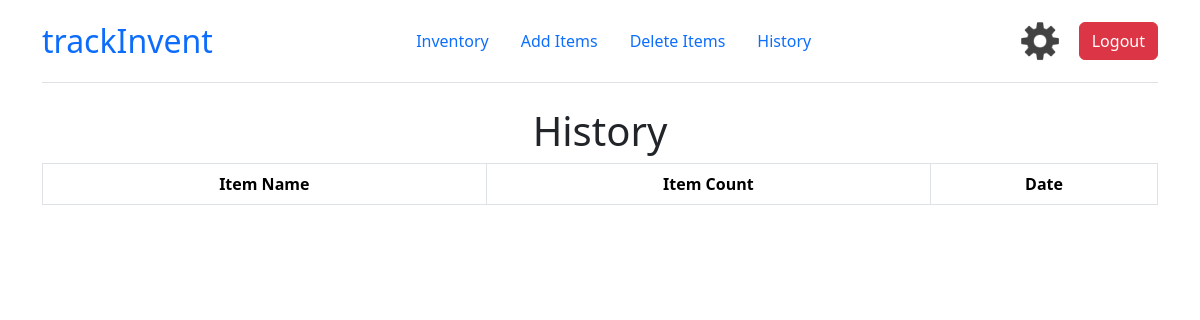
/history (signed in), run on an earlier commit of the app's database.
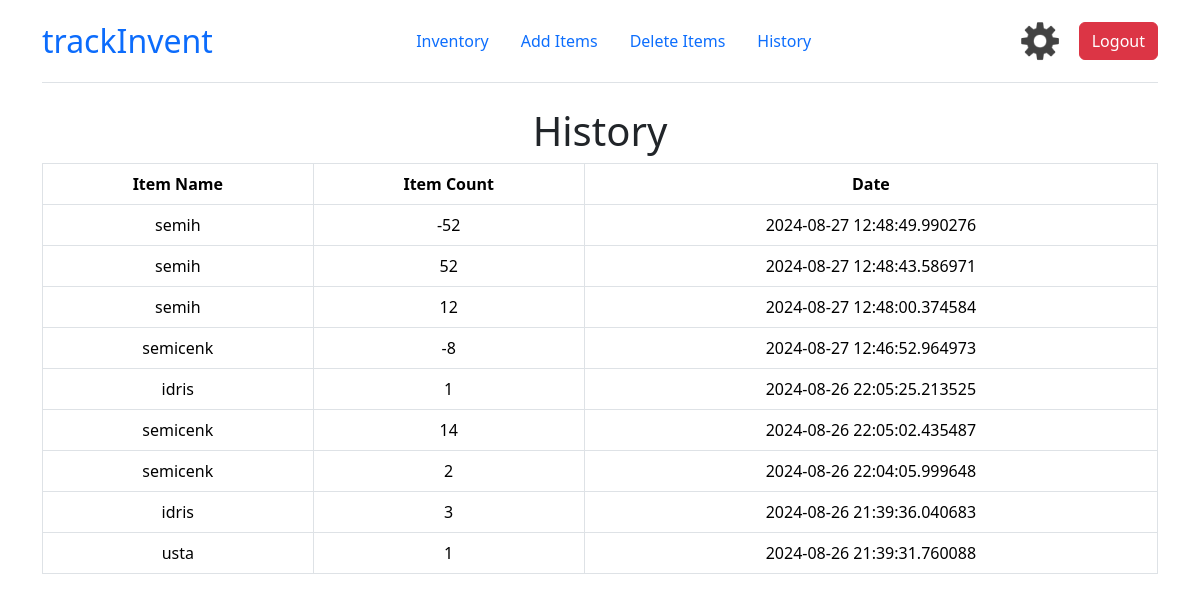
And on a later commit of the database.
### tables this page shows
CREATE TABLE logs(userid TEXT, item TEXT NOT NULL, count INTEGER NOT NULL, date TEXT NOT NULL, FOREIGN KEY(userid) REFERENCES userinformation(userid));

### app.py (the view)
@app.route("/history", methods=["GET"])
@login_required
def retrieveHistory():
    if request.method == "GET":
        try:
            with sqlite3.connect(db_path) as db:
                cursor = db.cursor()
        except sqlite3.Error as currentError:
            flash(f"Error while retrieving history from database { currentError } ", "danger")
            return render_template("history.html")
        print(session["id"])
        logs = sort_tuple(cursor.execute("SELECT * FROM logs WHERE userid = ?;", [session["id"]]).fetchall(), 3)
        print(logs)
        return render_template("history.html", logs=logs, itemsTableVisible = False, historyTableVisible = True)

### app.py (called while the page is built)
def sort_tuple(tup, keyIndex):
    if (tup != None):
        tup.sort(reverse = True, key = lambda x: x[keyIndex])
        return tup
    return None

### helpers.py (called while the page is built)
def login_required(f):
    @wraps(f)
    def decorated_function(*args, **kwargs):
        if session.get("id") is None:
            return redirect(url_for('login', next=request.url))
        return f(*args, **kwargs)
    return decorated_function

### templates/history.html (shortened to what this page needs)
{% extends "layout.html" %}
{% block header %}
    <form action="/history">
            <div id="container">
                <h1 style="text-align: center">History</h1>
            </div>
    </form>
{% endblock %}

### templates/layout.html (shortened to what this page needs)
<!DOCTYPE html>
<html lang="en">
<body style="background-color: #FFFFFF;">
    <link href="https://cdn.jsdelivr.net/npm/bootstrap@5.3.3/dist/css/bootstrap.min.css" rel="stylesheet">
    <div class="container">
        <header class="d-flex flex-wrap justify-content-center align-items-center justify-content-md-between py-3 mb-4 border-bottom">
            <a class="d-flex align-items-center mb-3 mb-md-0 link-body-emphasis text-decoration-none">
                <span class="fs-2" style="color: #0c6cfc;">trackInvent</span>
            </a>
            <ul class="nav col-12 col-md-auto mb-2 justify-content-center mb-md-0">
                <li class="nav-item">
                    <a class="nav-link" href="/">Inventory</a>
                </li>
                <li class="nav-item">
                    <a class="nav-link" href="/additem">Add Items</a>
                </li>
                <li class="nav-item">
                    <a class="nav-link" href="/deleteitem">Delete Items</a>
                </li>
                <li class="nav-item">
                    <a class="nav-link" href="/history">History</a>
                </li>
            </ul>
            <div class="text-end">
                <a class="nav-lnk" href="/settings"><img src="../static/pics/setting.png" alt="settings" width="50" height="50" style="margin-right: 10px;"></a>
                <button type="submit" class="btn btn-danger"><a class="nav-link" href="/logout">Logout</a></button>
            </div>
        </header>
        {% block header %}
        {% endblock %}
        {% if items != None and itemsTableVisible == true %}
        <table class="table table-bordered text-center flex-column justify-content-center">
            <tbody>
                    <tr class="table-default">
                        <th><b>Item Name</b></th>
                        <th><b>Item Count</b></th>
                    </tr>
                    {% for item in items %}
                        <tr class="table-default">
                            <td>
                                {{ item[1] }}
                            </td>
                            <td>
                                {{ item[2] }}
                            </td>
                        </tr>
                    {% endfor %}
            </tbody>
        </table>
        {% elif items == None or logs == None %}
            <h3 style="text-align: center">Nothing to show here!</h3>
        {% elif historyTableVisible == true %}
            <table class="table table-bordered text-center flex-column justify-content-center">
                <tbody>
                        <tr class="table-default">
                            <th><b>Item Name</b></th>
                            <th><b>Item Count</b></th>
                            <th><b>Date</b></th>
                        </tr>
                        {% for log in logs|sort(reverse = true, attribute="date") %}
                            <tr class="table-default">
                                <td>
                                    {{ log[1] }}
                                </td>
                                <td>
                                    {{ log[2] }}
                                </td>
                                <td>
                                    {{ log[3] }}
                                </td>
                            </tr>
                        {% endfor %}
                </tbody>
            </table>
        {% endif %}
    </div>
</body>

What changed in the data, as far as the page shows it:
added logs: item "semih", count "-52", date "2024-08-27 12:48:49.990276"
added logs: item "semih", count "52", date "2024-08-27 12:48:43.586971"
added logs: item "semih", count "12", date "2024-08-27 12:48:00.374584"
added logs: item "semicenk", count "-8", date "2024-08-27 12:46:52.964973"
added logs: item "idris", count "1", date "2024-08-26 22:05:25.213525"
added logs: item "semicenk", count "14", date "2024-08-26 22:05:02.435487"
added logs: item "semicenk", count "2", date "2024-08-26 22:04:05.999648"
added logs: item "idris", count "3", date "2024-08-26 21:39:36.040683"
added logs: item "usta", count "1", date "2024-08-26 21:39:31.760088"
